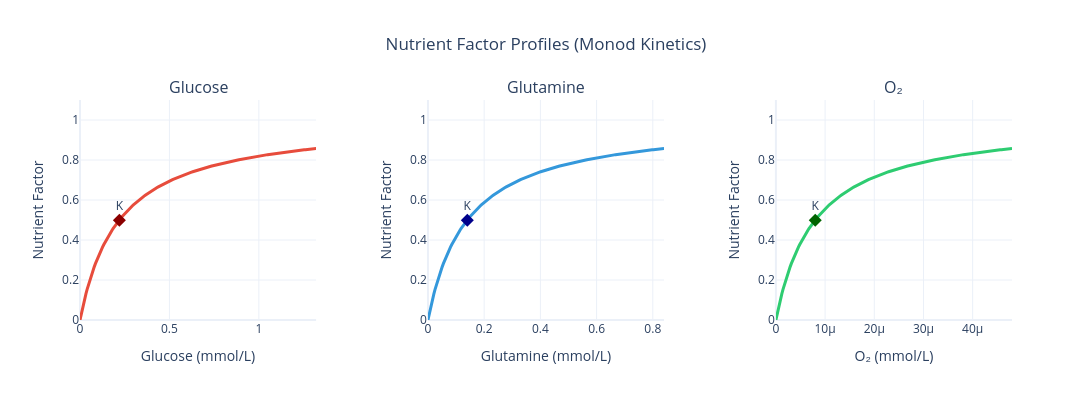

Notebook code cell kept with this figure:
### Markdown cell above
## 4. Plot Nutrient Factors (Monod Kinetics)

Visualize how substrate availability affects growth through Monod kinetics.

### Code cell
# Plot nutrient factors
fig_nf = plot_nutrient_factors(
    kinetic_model,
    n_points=200,
    show_k_markers=True
)

fig_nf.show()

### Figure 1 — Plotly figure (JSON) as saved in the notebook; plotly's stock layout.template omitted (floating-point values rounded to 4 significant figures; data arrays with more than 128 entries replaced by an {"elided": "..."} marker saying what was removed)
{"data": [{"line": {"color": "#E74C3C", "width": 3}, "mode": "lines", "name": "Glucose", "type": "scatter", "x": {"elided": "200 float values"}, "xaxis": "x", "y": {"elided": "200 float values"}, "yaxis": "y"}, {"hovertemplate": "K: 0.220 mmol/L<br>NF: 0.499<extra></extra>", "marker": {"color": "darkred", "size": 10, "symbol": "diamond"}, "mode": "markers+text", "showlegend": false, "text": ["K"], "textposition": "top center", "type": "scatter", "x": [0.22], "xaxis": "x", "y": [0.4987], "yaxis": "y"}, {"line": {"color": "#3498DB", "width": 3}, "mode": "lines", "name": "Glutamine", "type": "scatter", "x": {"elided": "200 float values"}, "xaxis": "x2", "y": {"elided": "200 float values"}, "yaxis": "y2"}, {"hovertemplate": "K: 0.140 mmol/L<br>NF: 0.499<extra></extra>", "marker": {"color": "darkblue", "size": 10, "symbol": "diamond"}, "mode": "markers+text", "showlegend": false, "text": ["K"], "textposition": "top center", "type": "scatter", "x": [0.14], "xaxis": "x2", "y": [0.4987], "yaxis": "y2"}, {"line": {"color": "#2ECC71", "width": 3}, "mode": "lines", "name": "O₂", "type": "scatter", "x": {"elided": "200 float values"}, "xaxis": "x3", "y": {"elided": "200 float values"}, "yaxis": "y3"}, {"hovertemplate": "K: 0.000 mmol/L<br>NF: 0.499<extra></extra>", "marker": {"color": "darkgreen", "size": 10, "symbol": "diamond"}, "mode": "markers+text", "showlegend": false, "text": ["K"], "textposition": "top center", "type": "scatter", "x": [8e-06], "xaxis": "x3", "y": [0.4987], "yaxis": "y3"}], "layout": {"annotations": [{"font": {"size": 16}, "showarrow": false, "text": "Glucose", "x": 0.1267, "xanchor": "center", "xref": "paper", "y": 1, "yanchor": "bottom", "yref": "paper"}, {"font": {"size": 16}, "showarrow": false, "text": "Glutamine", "x": 0.5, "xanchor": "center", "xref": "paper", "y": 1, "yanchor": "bottom", "yref": "paper"}, {"font": {"size": 16}, "showarrow": false, "text": "O₂", "x": 0.8733, "xanchor": "center", "xref": "paper", "y": 1, "yanchor": "bottom", "yref": "paper"}], "height": 400, "showlegend": false, "title": {"text": "Nutrient Factor Profiles (Monod Kinetics)", "x": 0.5}, "width": 1200, "xaxis": {"anchor": "y", "domain": [0, 0.2533], "title": {"text": "Glucose (mmol/L)"}}, "xaxis2": {"anchor": "y2", "domain": [0.3733, 0.6267], "title": {"text": "Glutamine (mmol/L)"}}, "xaxis3": {"anchor": "y3", "domain": [0.7467, 1], "title": {"text": "O₂ (mmol/L)"}}, "yaxis": {"anchor": "x", "domain": [0, 1], "range": [0, 1.1], "title": {"text": "Nutrient Factor"}}, "yaxis2": {"anchor": "x2", "domain": [0, 1], "range": [0, 1.1], "title": {"text": "Nutrient Factor"}}, "yaxis3": {"anchor": "x3", "domain": [0, 1], "range": [0, 1.1], "title": {"text": "Nutrient Factor"}}}}
